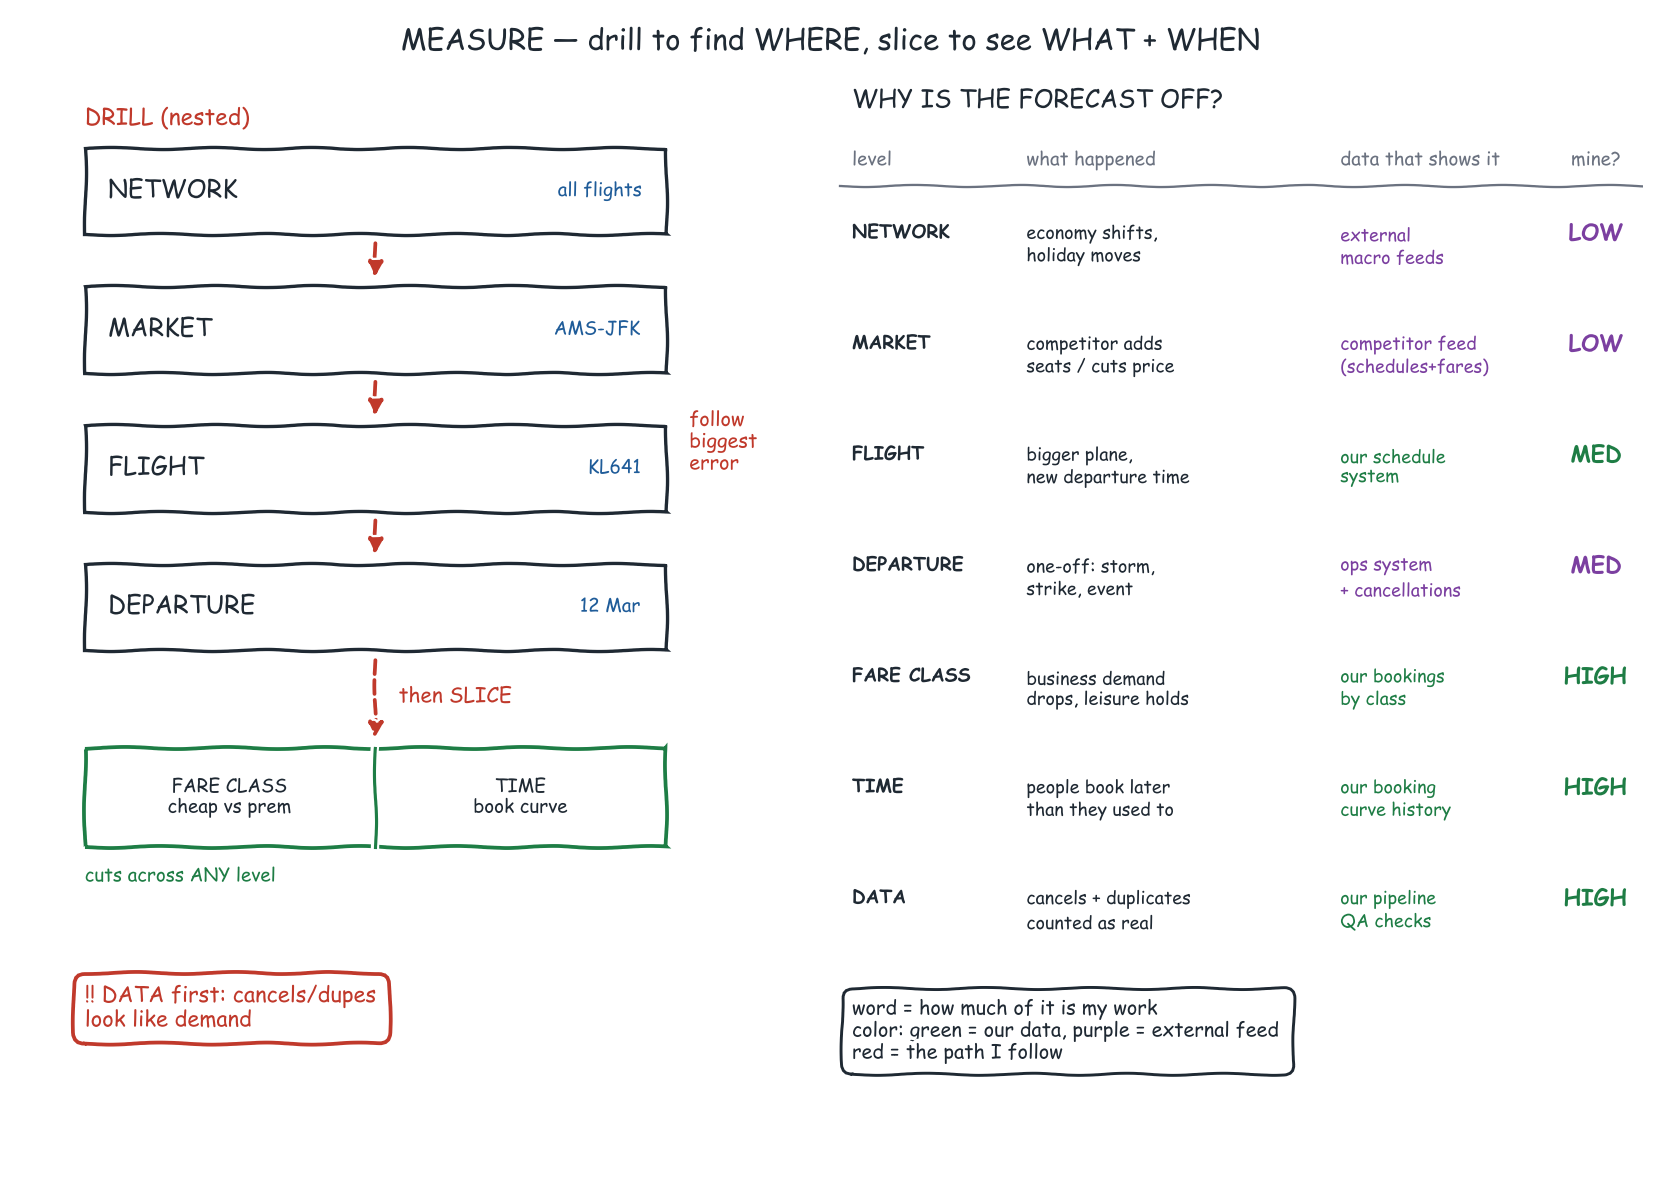

Python code for this plot:
import matplotlib
matplotlib.use("Agg")
import matplotlib.pyplot as plt
from matplotlib.patches import FancyArrowPatch
import os

# ---------------------------------------------------------------------
# Paper-sketch version WITH the full detail, drawn as Kevin would with
# a 4-colour pen: BLACK structure, RED drill path, GREEN own-data/HIGH,
# BLUE external/labels. xkcd style = hand-drawn look.
# ---------------------------------------------------------------------

BLACK = "#1F2933"
RED = "#C0392B"
GREEN = "#1E7D45"
BLUE = "#1F5C99"
ORANGE = "#C87612"
PURPLE = "#7B3FA0"
GREY = "#6B7280"

with plt.xkcd(scale=1.05, length=110, randomness=2):
    fig, ax = plt.subplots(figsize=(14, 10))
    ax.set_xlim(0, 140)
    ax.set_ylim(0, 100)
    ax.axis("off")
    fig.patch.set_facecolor("white")

    def box(x, y, w, h, label, note="", edge=BLACK, lw=1.6):
        ax.add_patch(plt.Rectangle((x, y), w, h, facecolor="white",
                     edgecolor=edge, linewidth=lw, zorder=2))
        ax.text(x + 2, y + h / 2, label, fontsize=12, va="center",
                ha="left", color=BLACK, zorder=3)
        if note:
            ax.text(x + w - 2, y + h / 2, note, fontsize=9, va="center",
                    ha="right", color=BLUE, zorder=3)

    # ---- title ----
    ax.text(70, 97, "MEASURE — drill to find WHERE, slice to see WHAT + WHEN",
            fontsize=14, ha="center", color=BLACK)

    # ---- left: drill ladder ----
    ax.text(6, 90.5, "DRILL (nested)", fontsize=11, color=RED)
    bx, bw, bh = 6, 50, 7.5
    ys = [81, 69, 57, 45]
    ladder = [("NETWORK", "all flights"),
              ("MARKET", "AMS-JFK"),
              ("FLIGHT", "KL641"),
              ("DEPARTURE", "12 Mar")]
    for y, (lab, note) in zip(ys, ladder):
        box(bx, y, bw, bh, lab, note)
    for y1, y2 in zip(ys[:-1], ys[1:]):
        ax.add_patch(FancyArrowPatch((bx + bw / 2, y1 - 0.4),
                     (bx + bw / 2, y2 + bh + 0.4),
                     arrowstyle="-|>", mutation_scale=15,
                     color=RED, linewidth=1.8, zorder=1))
    ax.text(bx + bw + 2, 63, "follow\nbiggest\nerror", fontsize=9.5,
            color=RED, va="center")

    # then slice
    ax.add_patch(FancyArrowPatch((bx + bw / 2, 44.5), (bx + bw / 2, 37),
                 arrowstyle="-|>", mutation_scale=15, color=RED,
                 linewidth=1.8, linestyle="--", zorder=1))
    ax.text(bx + bw / 2 + 2, 40.5, "then SLICE", fontsize=10, color=RED)

    # slice band
    sy, sh = 28, 8.5
    ax.add_patch(plt.Rectangle((bx, sy), bw, sh, facecolor="white",
                 edgecolor=GREEN, linewidth=1.8, zorder=2))
    ax.plot([bx + bw / 2, bx + bw / 2], [sy, sy + sh], color=GREEN,
            linewidth=1.5, zorder=3)
    ax.text(bx + bw / 4, sy + sh / 2, "FARE CLASS\ncheap vs prem",
            fontsize=9, ha="center", va="center", color=BLACK, zorder=3)
    ax.text(bx + 3 * bw / 4, sy + sh / 2, "TIME\nbook curve",
            fontsize=9, ha="center", va="center", color=BLACK, zorder=3)
    ax.text(bx, sy - 3, "cuts across ANY level", fontsize=9, color=GREEN)

    # data-first warning
    ax.text(bx, 14, "!! DATA first: cancels/dupes\nlook like demand",
            fontsize=10.5, ha="left", va="center", color=RED,
            bbox=dict(boxstyle="round,pad=0.5", facecolor="white",
                      edgecolor=RED, linewidth=1.8))

    # ---- right: causes table with headers ----
    tx = 72
    ax.text(tx, 92, "WHY IS THE FORECAST OFF?", fontsize=12, color=BLACK)
    # column headers
    C1, C2, C3 = tx, tx + 15, tx + 42
    C4 = tx + 64
    hy = 87
    ax.text(C1, hy, "level", fontsize=9, color=GREY, style="italic")
    ax.text(C2, hy, "what happened", fontsize=9, color=GREY, style="italic")
    ax.text(C3, hy, "data that shows it", fontsize=9, color=GREY, style="italic")
    ax.text(C4, hy, "mine?", fontsize=9, color=GREY, style="italic", ha="center")
    ax.plot([tx - 1, tx + 68], [hy - 1.8, hy - 1.8], color=GREY, linewidth=1.1)

    rows = [
        ("NETWORK", "economy shifts,\nholiday moves", "external\nmacro feeds", PURPLE, "LOW", PURPLE),
        ("MARKET", "competitor adds\nseats / cuts price", "competitor feed\n(schedules+fares)", PURPLE, "LOW", PURPLE),
        ("FLIGHT", "bigger plane,\nnew departure time", "our schedule\nsystem", GREEN, "MED", GREEN),
        ("DEPARTURE", "one-off: storm,\nstrike, event", "ops system\n+ cancellations", PURPLE, "MED", PURPLE),
        ("FARE CLASS", "business demand\ndrops, leisure holds", "our bookings\nby class", GREEN, "HIGH", GREEN),
        ("TIME", "people book later\nthan they used to", "our booking\ncurve history", GREEN, "HIGH", GREEN),
        ("DATA", "cancels + duplicates\ncounted as real", "our pipeline\nQA checks", GREEN, "HIGH", GREEN),
    ]
    ry = 82
    for lab, cause, src, scol, tag, tcol in rows:
        ax.text(C1, ry, lab, fontsize=9, color=BLACK, fontweight="bold", va="top")
        ax.text(C2, ry, cause, fontsize=8.6, color=BLACK, va="top", linespacing=1.15)
        ax.text(C3, ry, src, fontsize=8.6, color=scol, va="top", linespacing=1.15)
        ax.text(C4, ry - 1.5, tag, fontsize=11, color=tcol, ha="center",
                fontweight="bold")
        ry -= 9.6

    # legend
    ax.text(tx, 12, "word = how much of it is my work\ncolor: green = our data, purple = external feed\nred = the path I follow",
            fontsize=9.5, color=BLACK, va="center",
            bbox=dict(boxstyle="round,pad=0.5", facecolor="white",
                      edgecolor=BLACK, linewidth=1.4))

    out = os.path.join(os.path.dirname(os.path.abspath(__file__)), "klm_paper_sketch.png")
    plt.savefig(out, dpi=150, bbox_inches="tight", facecolor="white")
    print(f"wrote {out}")
